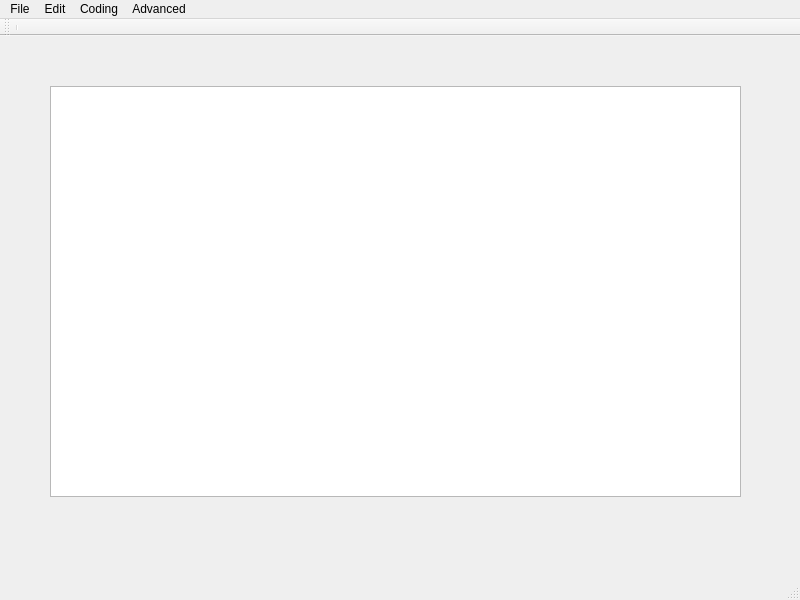
<?xml version="1.0" encoding="UTF-8"?>
<ui version="4.0">
 <class>MainWindow</class>
 <widget class="QMainWindow" name="MainWindow">
  <property name="geometry">
   <rect>
    <x>0</x>
    <y>0</y>
    <width>800</width>
    <height>600</height>
   </rect>
  </property>
  <property name="mouseTracking">
   <bool>false</bool>
  </property>
  <property name="contextMenuPolicy">
   <enum>Qt::DefaultContextMenu</enum>
  </property>
  <property name="windowTitle">
   <string>MainWindow</string>
  </property>
  <property name="toolTip">
   <string/>
  </property>
  <widget class="QWidget" name="centralwidget">
   <widget class="QPlainTextEdit" name="plainTextEdit">
    <property name="geometry">
     <rect>
      <x>50</x>
      <y>50</y>
      <width>691</width>
      <height>411</height>
     </rect>
    </property>
   </widget>
  </widget>
  <widget class="QMenuBar" name="menubar">
   <property name="geometry">
    <rect>
     <x>0</x>
     <y>0</y>
     <width>800</width>
     <height>26</height>
    </rect>
   </property>
   <widget class="QMenu" name="menuFile">
    <property name="title">
     <string>File</string>
    </property>
    <addaction name="actionNew"/>
    <addaction name="actionOpen_2"/>
    <addaction name="separator"/>
    <addaction name="actionSave_2"/>
   </widget>
   <widget class="QMenu" name="menuEdit">
    <property name="title">
     <string>Edit</string>
    </property>
    <addaction name="actionFind"/>
    <addaction name="actionReplace"/>
   </widget>
   <widget class="QMenu" name="menuCoding">
    <property name="title">
     <string>Coding</string>
    </property>
    <addaction name="actionEncode"/>
    <addaction name="actionDecode"/>
   </widget>
   <widget class="QMenu" name="menuAdvanced">
    <property name="title">
     <string>Advanced</string>
    </property>
    <addaction name="actionAdvanced_Search"/>
    <addaction name="actionStatistic"/>
   </widget>
   <addaction name="menuFile"/>
   <addaction name="menuEdit"/>
   <addaction name="menuCoding"/>
   <addaction name="menuAdvanced"/>
  </widget>
  <widget class="QStatusBar" name="statusbar"/>
  <widget class="QToolBar" name="toolBar">
   <property name="windowTitle">
    <string>toolBar</string>
   </property>
   <attribute name="toolBarArea">
    <enum>TopToolBarArea</enum>
   </attribute>
   <attribute name="toolBarBreak">
    <bool>false</bool>
   </attribute>
   <addaction name="separator"/>
  </widget>
  <action name="actionNew">
   <property name="text">
    <string>New</string>
   </property>
  </action>
  <action name="actionSave">
   <property name="text">
    <string>Save</string>
   </property>
  </action>
  <action name="actionFind">
   <property name="text">
    <string>Find</string>
   </property>
  </action>
  <action name="actionReplace">
   <property name="text">
    <string>Replace</string>
   </property>
  </action>
  <action name="actionOpen_2">
   <property name="text">
    <string>Open</string>
   </property>
  </action>
  <action name="actionSave_2">
   <property name="text">
    <string>Save</string>
   </property>
  </action>
  <action name="actionEncode">
   <property name="text">
    <string>Encode</string>
   </property>
  </action>
  <action name="actionDecode">
   <property name="text">
    <string>Decode</string>
   </property>
  </action>
  <action name="actionAdvanced_Search">
   <property name="text">
    <string>Advanced Search</string>
   </property>
  </action>
  <action name="actionStatistic">
   <property name="text">
    <string>Statistic</string>
   </property>
  </action>
 </widget>
 <resources>
  <include location="../icon/image.qrc"/>
 </resources>
 <connections/>
</ui>
